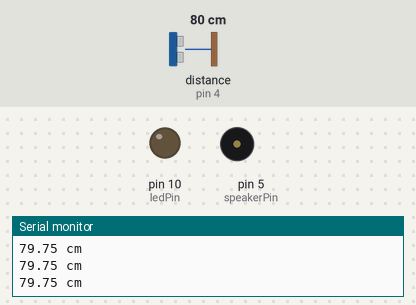
The sketch below on a simulated Arduino Uno, built with avr-gcc and run on an emulated ATmega328P. Parts: output pins drawn as LEDs (lit = HIGH), buzzer (waves = sounding), the last lines printed to the serial monitor. Wiring (inferred from the names in the program): ultrasonic range finder: trigger pin 3; echo pin 4. Dashed ring = blinking. The test bench sets the inputs (shaded band); at power-on: distance to the obstacle (sensor on pin 4) 80 cm. The echo pulse lasts 58.3 µs per cm; pins used as bus, display or sensor lines are not drawn.

Above: at 1.2 s.
1.3 s: distance to the obstacle (sensor on pin 4) set to 64 cm
2.8 s: distance to the obstacle (sensor on pin 4) set to 55 cm
At 10.4 s:
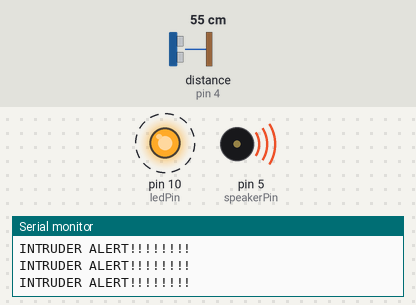
Timing chart, 0 to 11.8 s (numbered marks = the images above; inputs shaded):
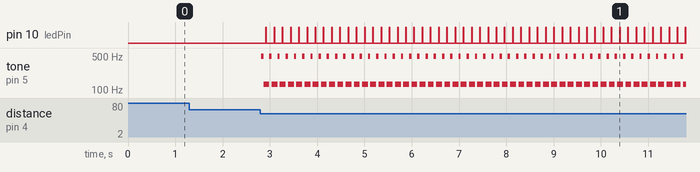

Measured:
- the behaviour switches between 61 and 60 cm on distance to the obstacle (sensor on pin 4) (found by bisection; images 0 and 1)
- after the input at 2.8 s, pin 10 (ledPin): alternates HIGH for 0.01 s and LOW for 0.16 s, starting after 0.12 s; tone on pin 5 (speakerPin): alternates 490 Hz for 0.05 s and 131 Hz for 0.12 s, starting at once

The sketch:

alarm_system_code.ino
```cpp
// Inisiasi Variabel Global yang dibutuhkan
int trigPin = 3;
int echoPin = 4;
int speakerPin = 5;
int ledPin = 10;

float jarak = 0;
bool penyusup = false;
float lebarPintu = 60; //Dalam cm

void setup() {
  // Memulai komunikasi serial
  Serial.begin(115200);

  pinMode(trigPin, OUTPUT);
  pinMode(echoPin, INPUT);
  pinMode(speakerPin, OUTPUT);
  pinMode(ledPin, OUTPUT);
}

void loop() {
  jarak = getDistance();

  // Cek Apakah ada intruder masuk
  if(jarak < lebarPintu)
    penyusup = true;

  if(penyusup){
    Serial.print("INTRUDER ALERT!!!!!!!!\n");
    // bunyikan buzzer
    beep();

    // kedipkan led
    digitalWrite(ledPin, HIGH);
    delay(10);
    digitalWrite(ledPin, LOW);
    delay(10);
  }else {
    Serial.print(jarak, 2);
    Serial.print(" cm\n");
    digitalWrite(ledPin, LOW);
  }

  delay(50);
}

void beep(){
  tone(speakerPin, 490, 150);
  delay(50);
  tone(speakerPin, 131, 300);
  delay(50);
}

float getDistance(){
  float echoTime;
  float hasil;

  // Mengirim sinyal pulsa ultrasonik yang lamanya 10ms
  digitalWrite(trigPin, HIGH);
  delayMicroseconds(10);
  digitalWrite(trigPin, LOW);

  // Mengirim sinyal pulsa ultrasonik yang lamanya 10ms
  echoTime = pulseIn(echoPin, HIGH);

  hasil = echoTime / 58.26; // kecepatan suara 58.26

  return hasil;
}
```
